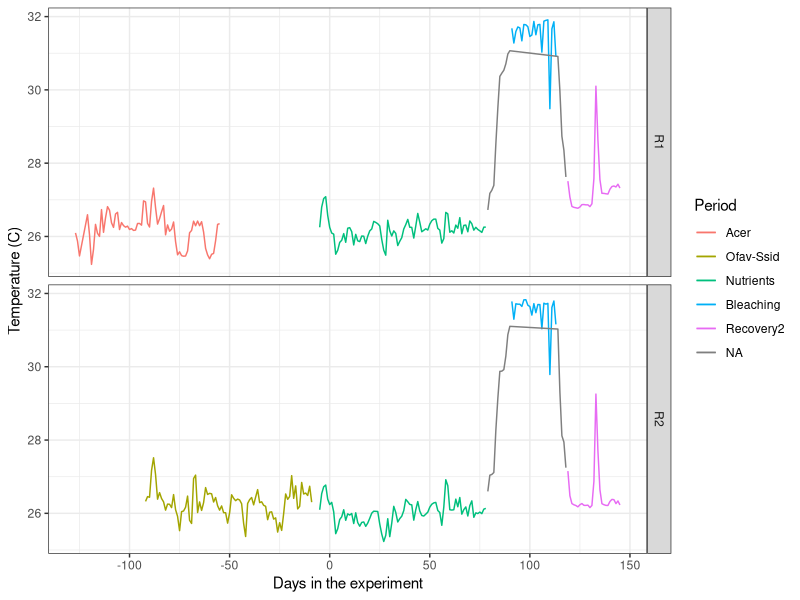
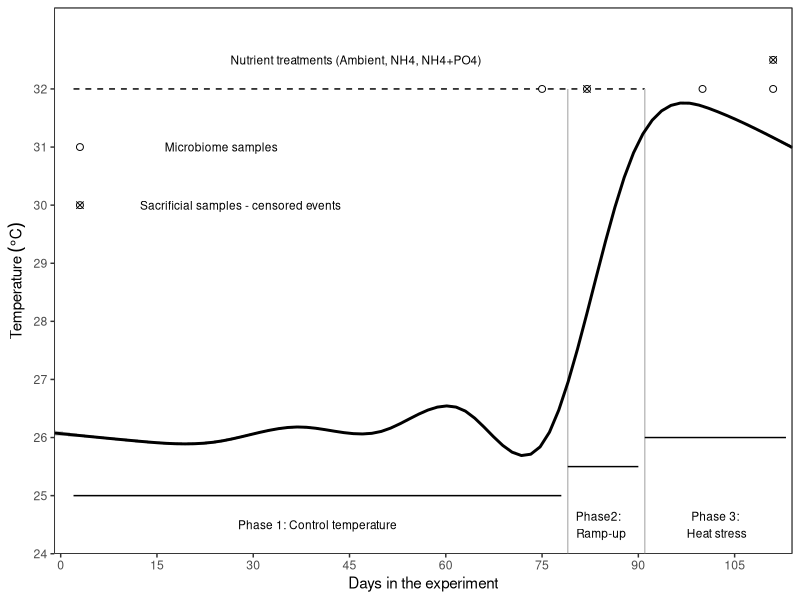
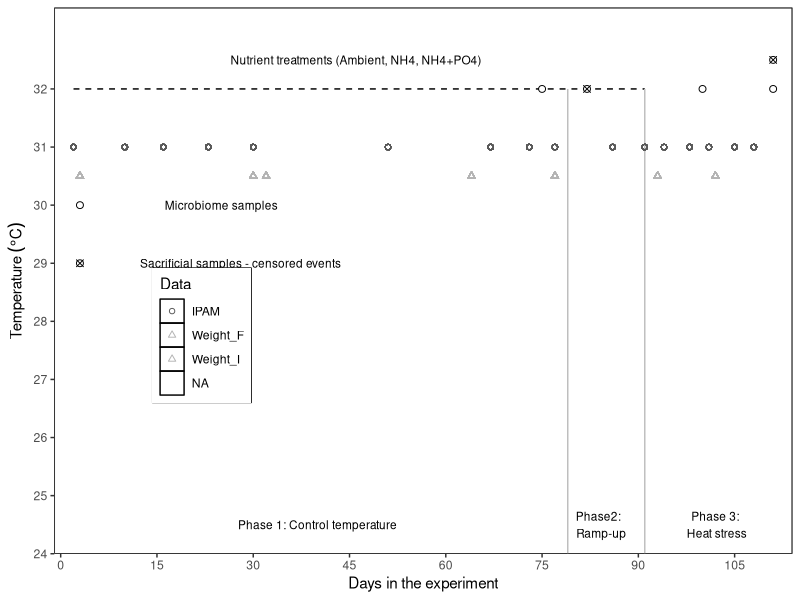

The R script that drew these images, in order:
## ---- chunk 1
knitr::opts_chunk$set(echo = TRUE, warning = FALSE, message = FALSE)
## ---- chunk 2
# Libraries
    library(plyr)
    library(tidyverse)
    library(reshape2)
    library(ggthemes)
    library(lubridate)

# Default ggplot settings

    ggthe_bw<-theme(plot.background=element_blank(),
          panel.grid.major.y = element_blank(),
          panel.grid.major.x = element_blank(),
          panel.grid.minor.x = element_blank(),
          panel.grid.minor.y = element_blank(),
          legend.box.background = element_rect(),
          panel.background =element_rect(fill = NA, color = "black")
          )+
    theme_bw()
## ---- chunk 3
Temperature<-read.csv("Day_Tem.csv", header = T)

Temperature$Period<-factor((Temperature$Period),levels=c
              ("Acer","Ofav-Ssid","Nutrients", "Ramping up",
                "Bleaching","Ramping down", "Recovery2"))
  
# Temperature data available from each treatment-replicate-day
Periods.days <- ddply (Temperature, .(Period, Treatment),summarise,
                Dmin = min (Day, na.rm = F), 
                Dmax = max (Day, na.rm = F))
Periods.days

Temperature.82<-subset(Temperature, Day=="82")
Temperature.111<-subset(Temperature, Day=="111")

Periods.82 <- ddply (Temperature.82, .(Treatment),summarise,
                Tmean = mean (Temperature, na.rm = F), 
                Tmin = min (Temperature, na.rm = F), 
                Tmax = max (Temperature, na.rm = F))
Periods.82

Periods.82 <- ddply (Temperature.82, .(Day),summarise,
                Tmean = mean (Temperature, na.rm = F), 
                Tmin = min (Temperature, na.rm = F), 
                Tmax = max (Temperature, na.rm = F))
Periods.82

Periods.82 <- ddply (Temperature.82, .(Day),summarise,
                Tmean = mean (Temperature, na.rm = F), 
                Tsd = sd (Temperature, na.rm = F))
Periods.82

Periods.110 <- ddply (Temperature.111, .(Day),summarise,
                Tmean = mean (Temperature, na.rm = F), 
                Tsd = sd (Temperature, na.rm = F))
Periods.110

## ---- chunk 4
Temperature_Periods_R<- ggplot(Temperature, aes (Day, Temperature, 
                                               colour=factor(Period))) +
  stat_summary(fun.data = "mean_cl_boot",geom = "errorbar", width = 0.2 )+
  stat_summary(fun.y=mean, geom="line") +   ggthe_bw +
  xlab("Days in the experiment")  + guides(colour=guide_legend("Period")) +
  ylab("Temperature (C)") + facet_grid(Replicate~.) 
Temperature_Periods_R

Summary_Period <- ddply (Temperature, .(Period),summarise, 
                              Temp = mean (Temperature, na.rm = T),
                              Tsd  = sd (Temperature, na.rm = T), 
                              Tmax = max (Temperature, na.rm = T),
                              Tmin = min (Temperature, na.rm = T))
Summary_Period
  
Summary_Tanks <- ddply (Temperature, .(Period, Treatment, Replicate),summarise, 
                             Temp = mean (Temperature, na.rm = T),
                             Tsd  = sd (Temperature, na.rm = T), 
                             Tmax = max (Temperature, na.rm = T),
                             Tmin = min (Temperature, na.rm = T))
Summary_Tanks
## ---- chunk 5

Meassurments<-read.csv("Time_data.csv", header = T)
Meassurments$Date<-as.Date(Meassurments$Date)
Meassurments$Day<-as.numeric(Meassurments$Date)-17483
Meassurments$Date<-NULL

#ggsave(file="Outputs/Figure_1_samples.svg", plot=Samples, dpi = 300, width=6, height=4)
  
## ---- chunk 6
  
Temperature_1<- ggplot(Temperature, aes (Day, Temperature)) + theme_bw() +
  scale_y_continuous(limits = c(24,33.4),
                       name=(expression("Temperature"~(degree*C))),
                       breaks = seq(24, 32, 1),  
                       expand = c(0, 0)) +
  scale_x_continuous(name="Days in the experiment",
                       limits = c(-1,114),
                       breaks = seq(0, 113, 15),  
                       expand = c(0, 0))+
  
    annotate("segment", x = 2, xend = 91, y = 32, yend = 32,
              colour = "black", linetype=2)+
    annotate("segment", x = 79, xend = 79, y = 24, yend = 32,
              colour = "gray", linetype=1)+
    annotate("segment", x = 91, xend = 91, y = 24, yend = 32,
              colour = "gray", linetype=1)+

    annotate("text", x= c(46, 84, 101), y = c(32.5,25.5,24.5), 
             label=c("Nutrient treatments (Ambient, NH4, NH4+PO4)", " ", " "), size=3) +
    
  annotate("text", x= c(40, 84, 102), y = c(24.5, 24.5, 24.5), 
             label=c("Phase 1: Control temperature", 
                     "Phase2: \n Ramp-up",
                     "Phase 3:\n Heat stress"), size=3) +
  annotate("segment", x = 2, xend = 78, y = 25, yend = 25,
              colour = "black", linetype=1)+
  annotate("segment", x = 91, xend = 113, y = 26, yend = 26,
              colour = "black", linetype=1)+
  annotate("segment", x = 79, xend = 90, y = 25.5, yend = 25.5,
              colour = "black", linetype=1)+
    theme(legend.position=c(0.2, 0.4),
          plot.background=element_blank(),
          panel.grid.major.y = element_blank(),
          panel.grid.major.x = element_blank(),
          panel.grid.minor.x = element_blank(),
          panel.grid.minor.y = element_blank(),
          legend.box.background = element_rect(),
          panel.background =element_rect(fill = NA, color = "black"),
          legend.text=element_text(size=8)) +
    geom_smooth(span=0.5, colour="black")+
    #scale_colour_manual(values = c("black","gray"))+
    #stat_summary(fun.data = "mean_cl_boot",geom = "errorbar", width = 0.2 )+
    #stat_summary(fun.y=mean, geom="line") +
  
# Samples  
    annotate("point",x=c(75, 100, 111), y=c(32), 
             shape=21, size=2, fill="white") +
    annotate("point",x=c(82, 111), y=c(32, 32.5), 
             shape=21, size=2, fill="white")+
    annotate("point",x=c(82, 111), y=c(32, 32.5), 
             shape=4, size=2)+
# Labels
    annotate("point",x=c(3, 3), y=c(30, 31), 
               shape=21, size=2, fill="white")+
    annotate("point",x=c(3), y=c(30), 
               shape=4, size=2)+
    annotate("text", x= c(28,25), y = c(30.0,31), 
                 label=c( "Sacrificial samples - censored events",
                         "Microbiome samples"), size=3)
  
Temperature_1
  
#ggsave(file="Outputs/Figure_1_Experiment_d.svg", plot=Temperature_BW2, dpi = 300, width=6, height=4)
  
## ---- chunk 7
Temperature<-subset(Temperature, Day<114)
Temperature<-subset(Temperature, Day>-1)
data<-join(Temperature, Meassurments, by="Day")
## ---- chunk 8
Design<- ggplot(data) + theme_bw() +
  
  scale_y_continuous(limits = c(24,33.4),
                       name=(expression("Temperature"~(degree*C))),
                       breaks = seq(24, 32, 1),  
                       expand = c(0, 0)) +
  scale_x_continuous(name="Days in the experiment",
                       limits = c(-1,114),
                       breaks = seq(0, 113, 15),  
                       expand = c(0, 0))+
  
    annotate("segment", x = 2, xend = 91, y = 32, yend = 32,
              colour = "black", linetype=2)+
    annotate("segment", x = 79, xend = 79, y = 24, yend = 32,
              colour = "gray", linetype=1)+
    annotate("segment", x = 91, xend = 91, y = 24, yend = 32,
              colour = "gray", linetype=1)+

    annotate("text", x= c(46, 84, 101), y = c(32.5,25.5,24.5), 
             label=c("Nutrient treatments (Ambient, NH4, NH4+PO4)", " ", " "), size=3) +
    
    annotate("text", x= c(40, 84, 102), y = c(24.5, 24.5, 24.5), 
             label=c("Phase 1: Control temperature", 
                     "Phase2: \n Ramp-up",
                     "Phase 3:\n Heat stress"), size=3) +
   
    geom_smooth(aes (Day, Temperature),
                method="loess",
                span=0.1, colour="black")+
    
# Samples  
    annotate("point",x=c(75, 100, 111), y=c(32), 
             shape=21, size=2, fill="white") +
    annotate("point",x=c(82, 111), y=c(32, 32.5), 
             shape=21, size=2, fill="white")+
    annotate("point",x=c(82, 111), y=c(32, 32.5), 
             shape=4, size=2)+
# Labels
    annotate("point",x=c(3, 3), y=c(29, 30), 
               shape=21, size=2, fill="white")+
    annotate("point",x=c(3), y=c(29), 
               shape=4, size=2)+
    annotate("text", x= c(28,25), y = c(29,30), 
                 label=c( "Sacrificial samples - censored events",
                         "Microbiome samples"), size=3)+

    geom_point(aes (Day, Y, colour=Data, shape=Data))+
    scale_shape_manual(values=c(21,2,24))+
    scale_colour_manual(values = c("gray35","gray70", "gray70"))+
    
    theme(legend.position=c(0.2, 0.4),
          plot.background=element_blank(),
          panel.grid.major.y = element_blank(),
          panel.grid.major.x = element_blank(),
          panel.grid.minor.x = element_blank(),
          panel.grid.minor.y = element_blank(),
          legend.box.background = element_rect(),
          panel.background =element_rect(fill = NA, color = "black")
          ) 
Design

#ggsave(file="Outputs/Figure_1_Experiment_design.svg", plot=Design, dpi = 300, width=6, height=4)
